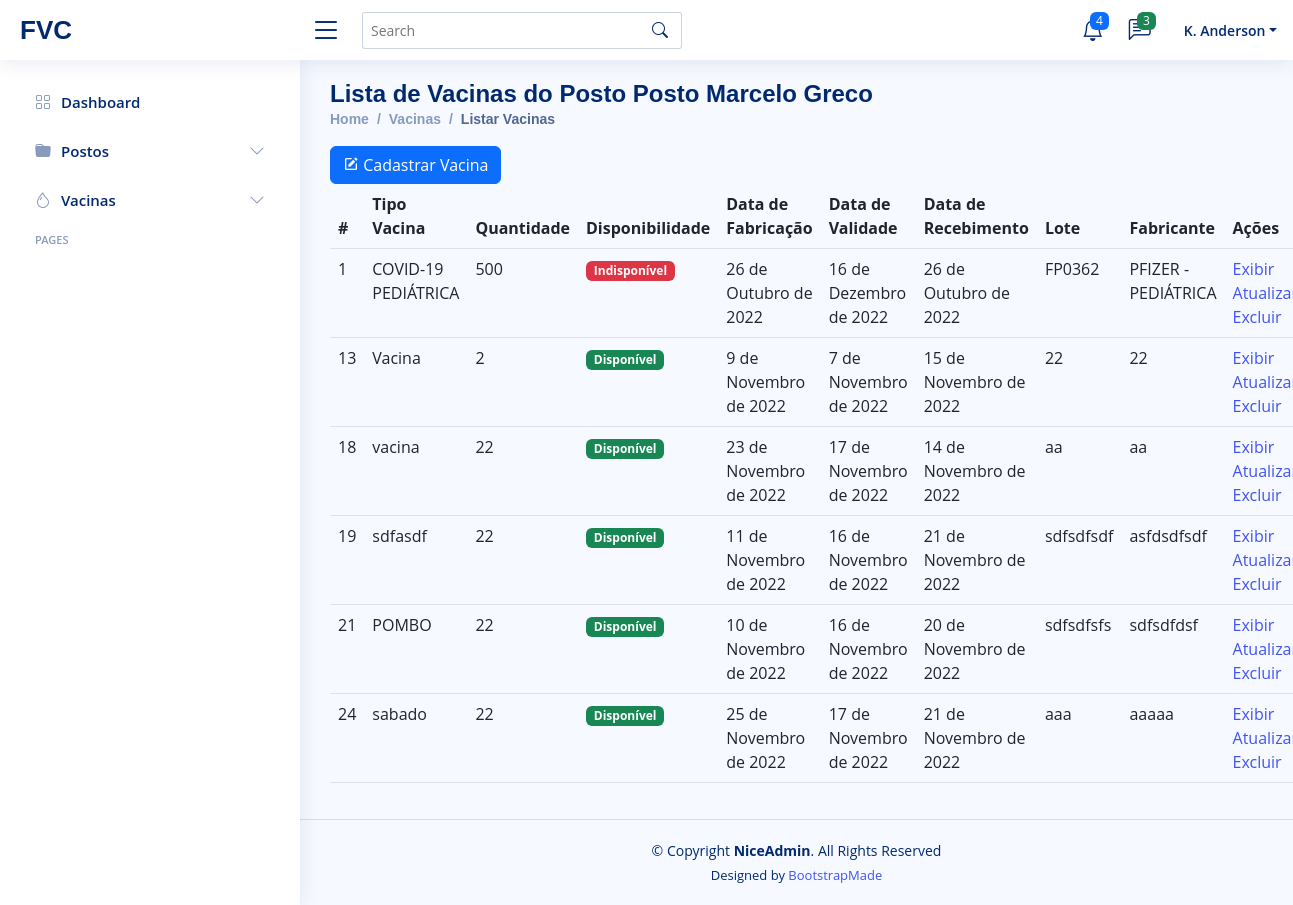
The app's page /posvacindex/1, older data.
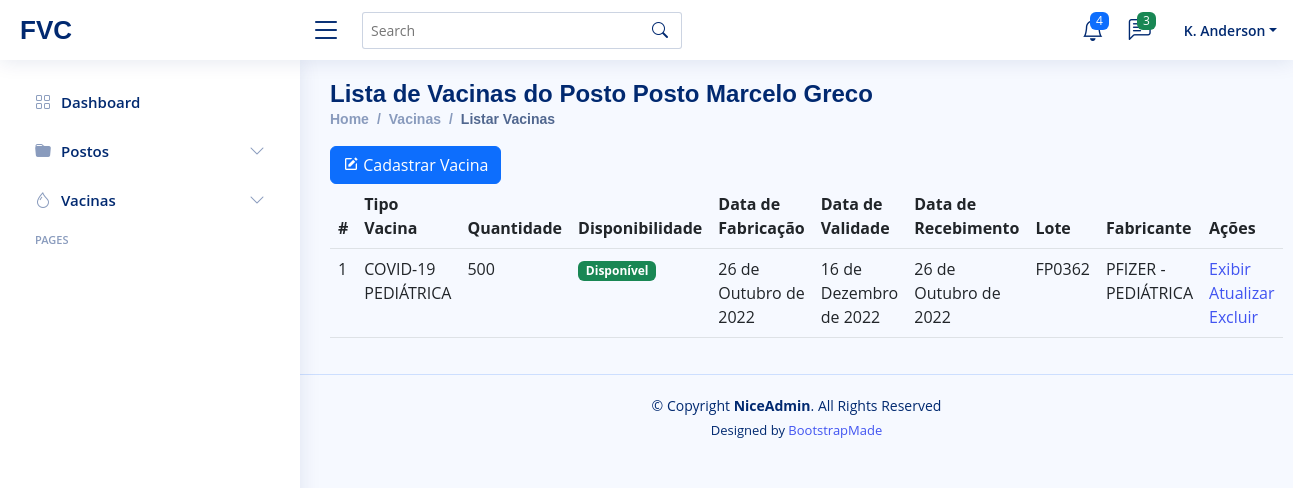
The same page, newer data.
### core/models.py (models this page shows, shortened)
class vacinas(models.Model):
    DISPONIBILIDADE_CHOICES=[
        [1, "Disponível"],
        [0, "Indisponível"]
    ]
    vac_tipo_vacina = models.CharField(max_length = 120)
    vac_lote = models.CharField(max_length = 45)
    vac_fabricante = models.CharField(max_length = 45)
    vac_descricao = models.TextField(max_length = 300)
    vac_quantidade = models.IntegerField()
    vac_disponibilidade = models.BooleanField(choices=DISPONIBILIDADE_CHOICES)
    vac_contraindicacao = models.TextField(max_length = 300)
    vac_reacoes = models.TextField(max_length = 300)
    vac_data_fabricacao = models.DateField()
    vac_data_validade = models.DateField()
    vac_data_recebimento = models.DateField()
    vac_posto = models.ForeignKey("Postos", on_delete=models.CASCADE, related_name='Vacinas')
    vac_dias = models.ManyToManyField("Dias", related_name = "Vacinas")
    class Meta:
        verbose_name_plural = "Vacinas"

### core/views.py (the view)
# urls.py: path('posvacindex/<int:id_posto>', pos_vac_index, name= "lista_postos_vacinas"),
def  pos_vac_index(request, id_posto):
    posto = postos.objects.get(pk = id_posto)
    vacina = vacinas.objects.filter(vac_posto = id_posto)
    pacote = {"postoChave": posto, "vacinasChave": vacina}
    return render(request, "pos-vac-index.html",pacote)

### core/templates/pos-vac-index.html (shortened to what this page needs)
{%extends 'layouts/pages-blank.html'%}
{%block page-name%}Lista de Vacinas do Posto {{postoChave.pos_nome}}{%endblock page-name%}
{%block directory%}
<li class="breadcrumb-item"><a href="index.html">Home</a></li>
<li class="breadcrumb-item">Vacinas</li>
<li class="breadcrumb-item active">Listar Vacinas</li>
{%endblock directory%}
{%block main-content%}
<a href= "{% url 'create_postos_vacinas' postoChave.id%}">
  <button type="button" class="btn btn-primary">
    <i class="bx bxs-edit"></i>
    Cadastrar Vacina
  </button>
  </a>
<table class="table">
  <thead>
    <tr>
      <th scope="col">#</th>
      <th scope="col">Tipo Vacina</th>
      <th scope="col">Quantidade</th>
      <th scope="col">Disponibilidade</th>
      <th scope="col">Data de Fabricação</th>
      <th scope="col">Data de Validade</th>
      <th scope="col">Data de Recebimento</th>
      <th scope="col">Lote</th>
      <th scope="col">Fabricante</th>
      <th scope="col">Ações</th>
    </tr>
  </thead>
  <tbody>
    {%for i in vacinasChave%}
    <tr>
        <td>{{i.id}} </td>
        <td>{{i.vac_tipo_vacina}}</td>
        <td>{{i.vac_quantidade}}</td>
        {%if i.vac_disponibilidade%}
        <td><span class="badge bg-success">Disponível</span></td>
        {% else %}
        <td><span class="badge bg-danger">Indisponível</span></td>
        {% endif %}
        <td>{{i.vac_data_fabricacao}} </td>
        <td>{{i.vac_data_validade}} </td>
        <td>{{i.vac_data_recebimento}} </td>
        <td>{{i.vac_lote}} </td>
        <td>{{i.vac_fabricante}} </td>
        <td>
            <a href="{%url 'show_vacinas' i.id%}">Exibir</a>
            <a href="{%url 'update_vacinas' i.id%}">Atualizar</a>
            <a href="{%url 'delete_vacinas' i.id%}">Excluir</a>
        </td>
    </tr>
    {%endfor%}
  </tbody>
</table>
{%endblock main-content%}

Row changes from the older to the newer data that the page shows:
removed vacinas: id "13", vac_tipo_vacina "Vacina", vac_quantidade "2", vac_disponibilidade "Disponível", vac_data_fabricacao "9 de Novembro de 2022", vac_data_validade "7 de Novembro de 2022", vac_data_recebimento "15 de Novembro de 2022", vac_lote "22", vac_fabricante "22"
removed vacinas: id "18", vac_tipo_vacina "vacina", vac_quantidade "22", vac_disponibilidade "Disponível", vac_data_fabricacao "23 de Novembro de 2022", vac_data_validade "17 de Novembro de 2022", vac_data_recebimento "14 de Novembro de 2022", vac_lote "aa", vac_fabricante "aa"
removed vacinas: id "19", vac_tipo_vacina "sdfasdf", vac_quantidade "22", vac_disponibilidade "Disponível", vac_data_fabricacao "11 de Novembro de 2022", vac_data_validade "16 de Novembro de 2022", vac_data_recebimento "21 de Novembro de 2022", vac_lote "sdfsdfsdf", vac_fabricante "asfdsdfsdf"
removed vacinas: id "21", vac_tipo_vacina "POMBO", vac_quantidade "22", vac_disponibilidade "Disponível", vac_data_fabricacao "10 de Novembro de 2022", vac_data_validade "16 de Novembro de 2022", vac_data_recebimento "20 de Novembro de 2022", vac_lote "sdfsdfsfs", vac_fabricante "sdfsdfdsf"
removed vacinas: id "24", vac_tipo_vacina "sabado", vac_quantidade "22", vac_disponibilidade "Disponível", vac_data_fabricacao "25 de Novembro de 2022", vac_data_validade "17 de Novembro de 2022", vac_data_recebimento "21 de Novembro de 2022", vac_lote "aaa", vac_fabricante "aaaaa"
changed vacinas "COVID-19 PEDIÁTRICA": vac_disponibilidade "Indisponível" → "Disponível"
